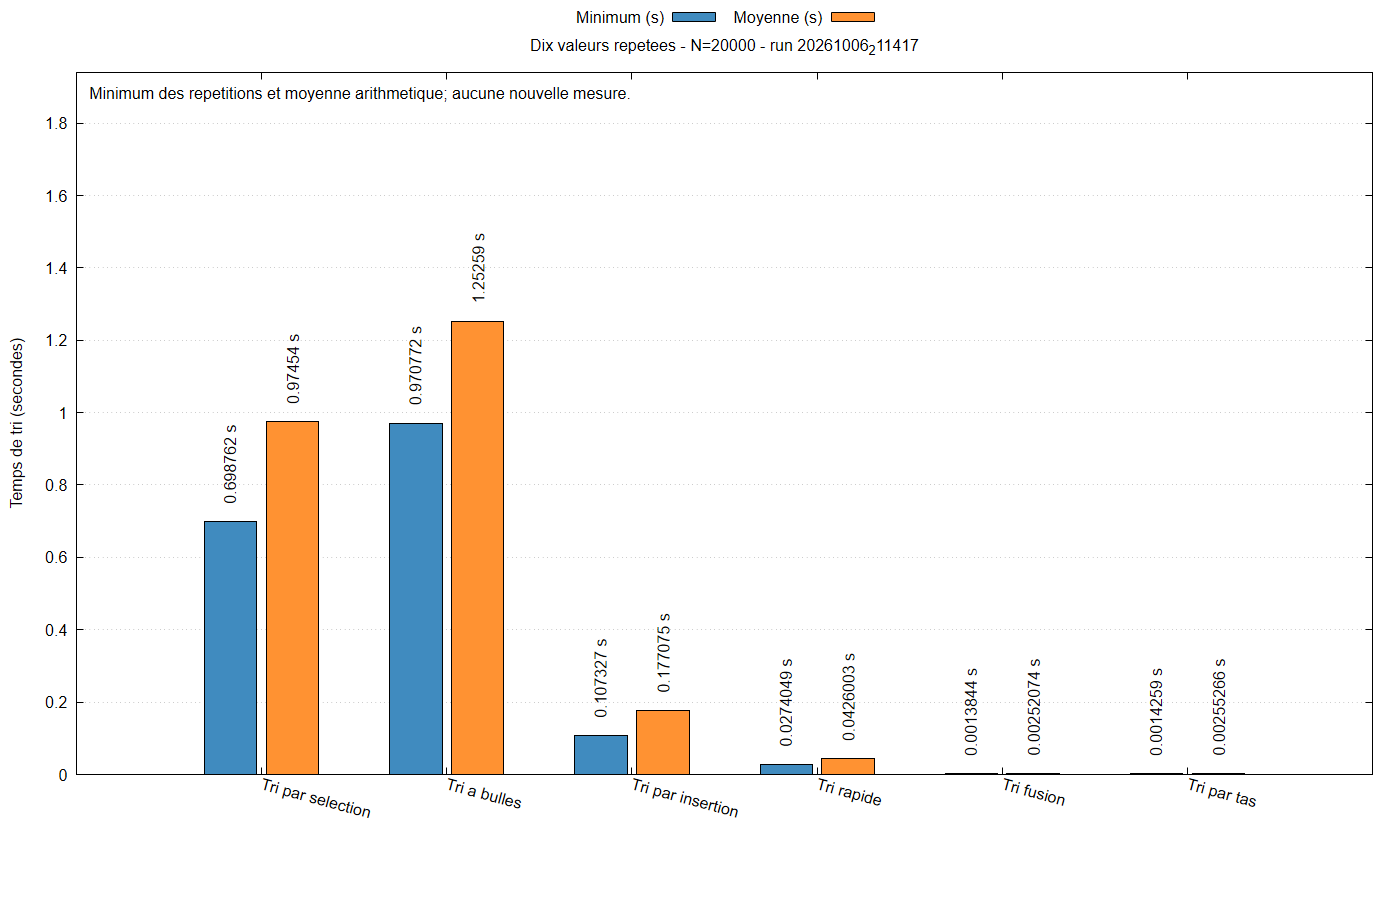

Write gnuplot code to recreate this figure.
set encoding utf8
set terminal pngcairo size 1400,900 font 'Arial,12'
set output 'graphiques/20261006_211417/histogrammes/valeurs_repetees_20000.png'
set datafile separator ';'
set datafile missing 'non_mesure'
set title 'Dix valeurs repetees - N=20000 - run 20261006_211417'
set ylabel 'Temps de tri (secondes)'
set style data histograms
set style histogram clustered gap 1
set style fill solid 0.85 border -1
set boxwidth 0.85
set grid ytics
set key outside top center horizontal
set xtics rotate by -15
set bmargin 7
set yrange [0:1.9415195995]
set label 1 'Minimum des repetitions et moyenne arithmetique; aucune nouvelle mesure.' at graph 0.01,0.97 front
plot 'graphiques/20261006_211417/histogrammes/valeurs_repetees_20000.dat' every ::1 using 2:xticlabels(1) title 'Minimum (s)' lc rgb '#1f77b4', '' every ::1 using 3 title 'Moyenne (s)' lc rgb '#ff7f0e', '' every ::1 using ($0-0.17):2:(sprintf('%.6g s',column(2))) with labels rotate by 90 left offset 0,1 notitle, '' every ::1 using ($0+0.17):3:(sprintf('%.6g s',column(3))) with labels rotate by 90 left offset 0,1 notitle
unset output
